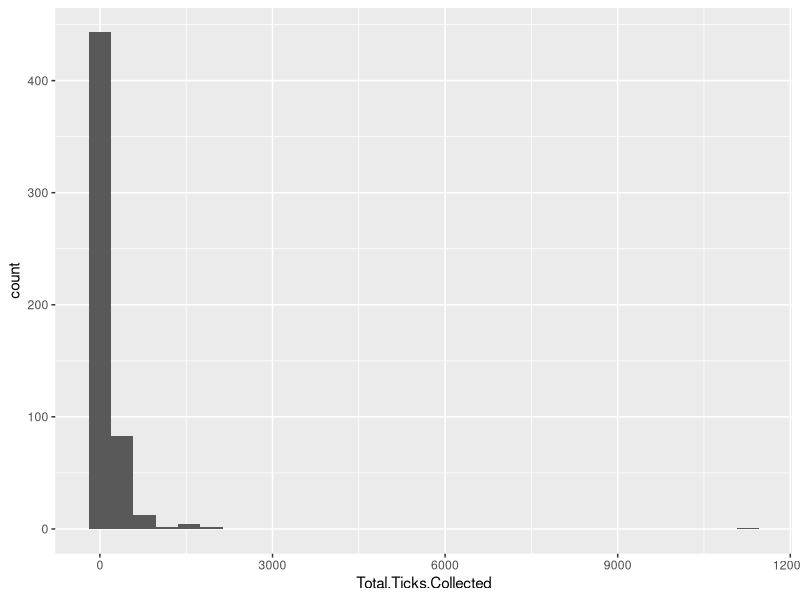
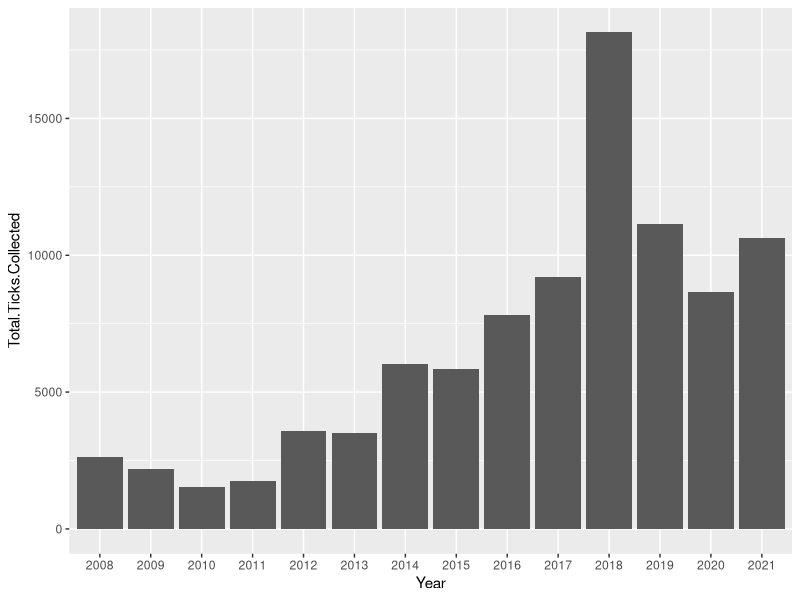
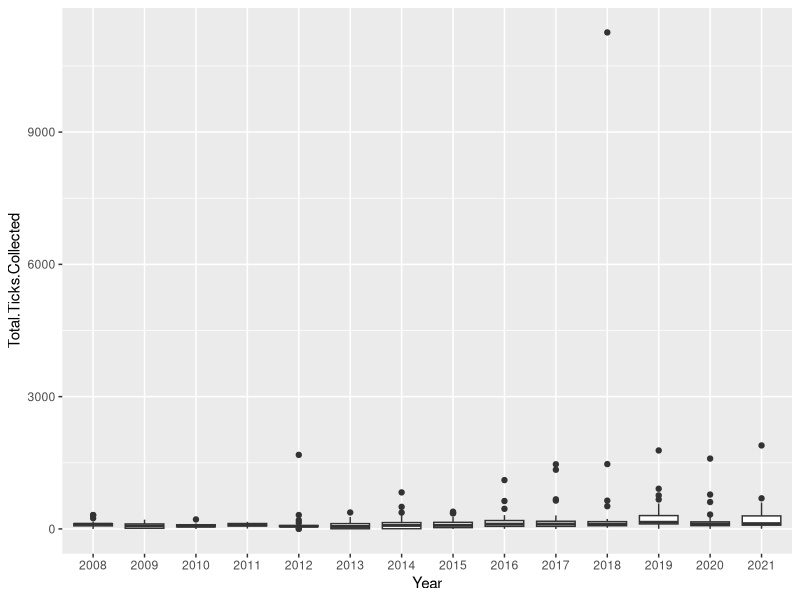
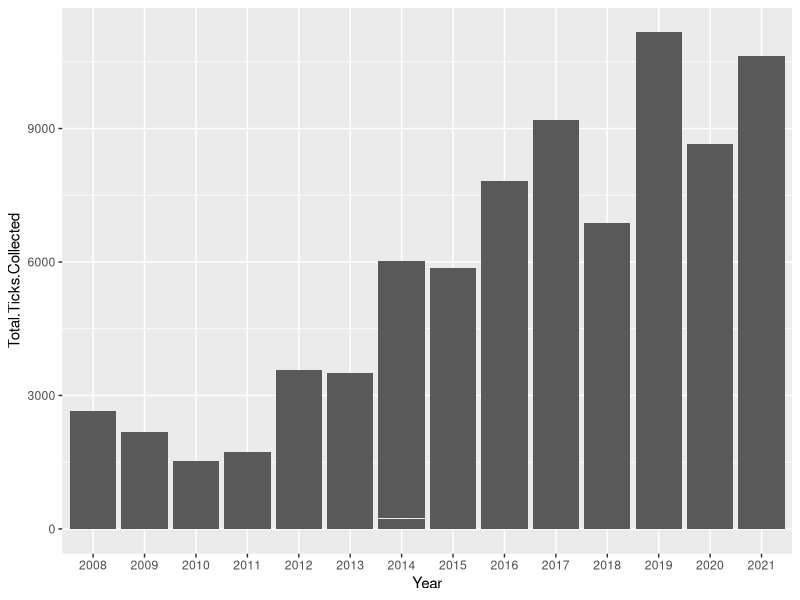
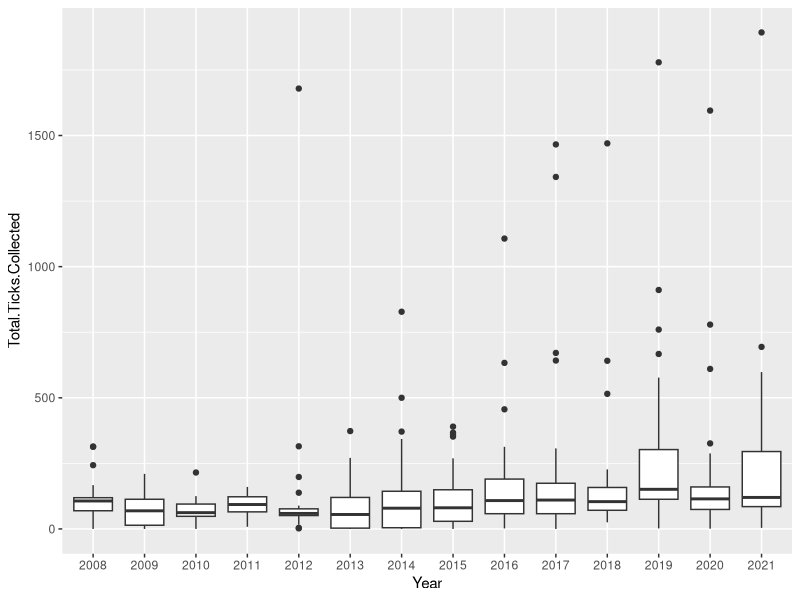
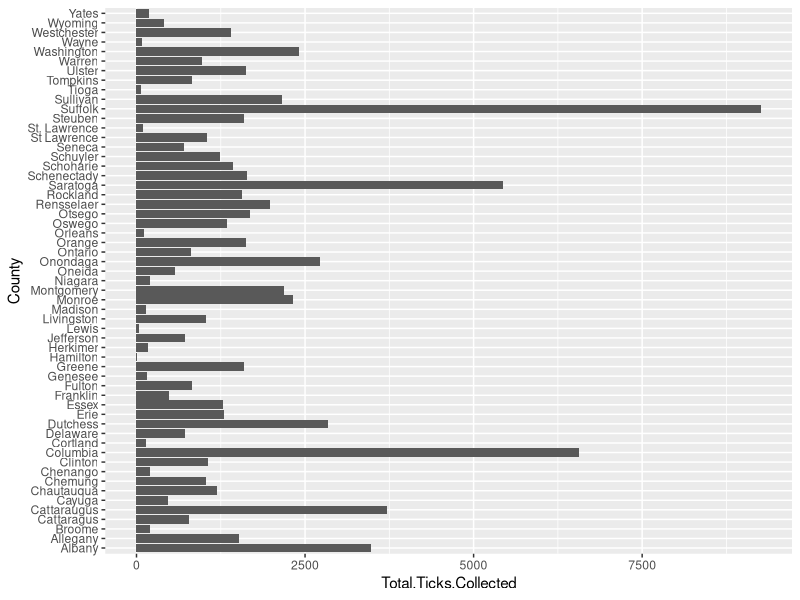
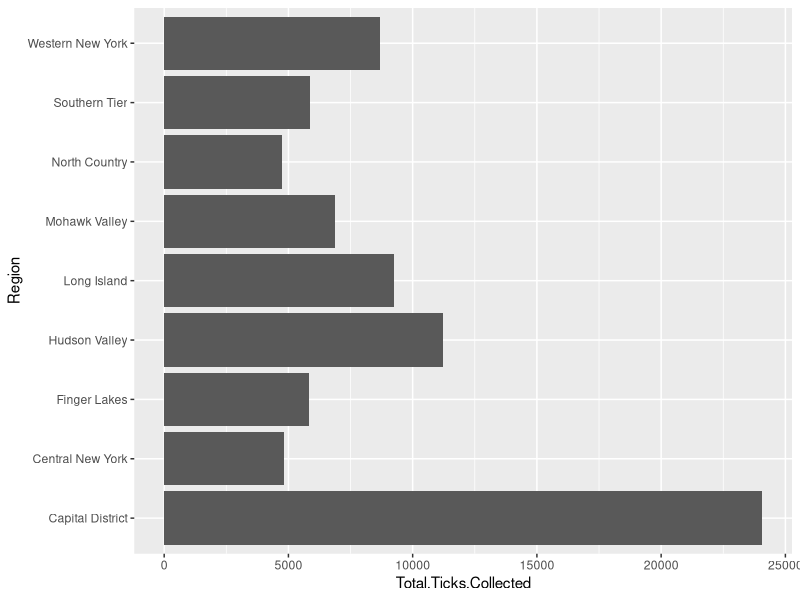
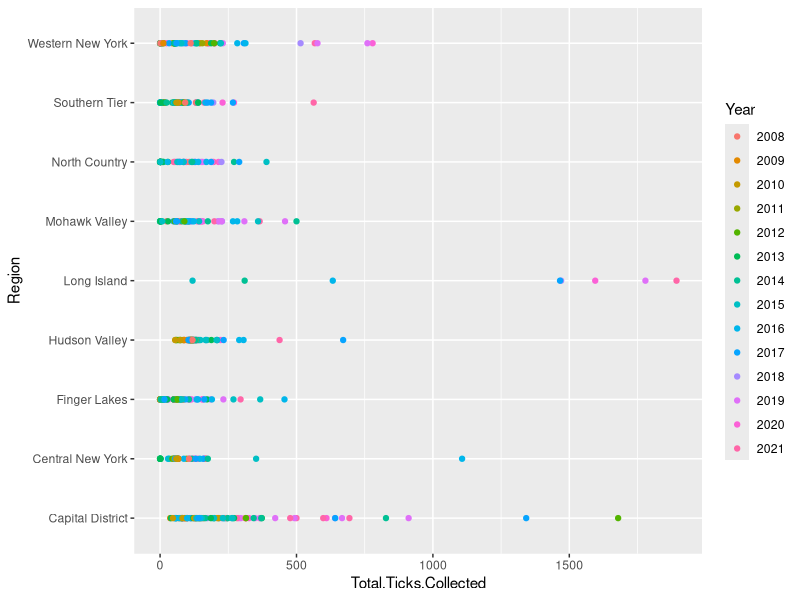

The R script that drew these images, in order:
## ---- chunk 1
knitr::opts_chunk$set(echo = TRUE)
## ---- chunk 2
rm(list = ls())
library(tidyverse)
library(here)
tick_adult <- read.csv(here("Data", "Deer_Tick_Surveillance__Adults__Oct_to_Dec__excluding_Powassan_virus__Beginning_2008.csv"))
tick_nymph <- read.csv(here("Data", "Deer_Tick_Surveillance__Nymphs__May_to_Sept__excluding_Powassan_virus__Beginning_2008.csv"))
## ---- chunk 3
tick_adult <- tick_adult %>% rename(B.burgdorferi = "B..burgdorferi....",
                                    A.phagocytophilum = "A..phagocytophilum....",
                                    B.microti = "B..microti....",
                                    B.miyamotoi = "B..miyamotoi....")
## ---- chunk 4
tick_adult <- tick_adult %>% mutate(County = as.factor(County), 
                                    Year = as.factor(Year))
tick_nymph <- tick_nymph %>% mutate(County = as.factor(County),
                                    Year = as.factor(Year))
## ---- chunk 5
ggplot(data = tick_adult, aes(x = Total.Ticks.Collected)) +
  geom_histogram()
## ---- chunk 6
tick_adult$Total.Ticks.Collected
## ---- chunk 7
tick_adult %>% filter(Total.Ticks.Collected > 9000)
## ---- chunk 8
summary(tick_adult)
## ---- chunk 9
ggplot(data = tick_adult, aes(x = Year, y = Total.Ticks.Collected)) +
  geom_col()

ggplot(data = tick_adult, aes(x = Year, y = Total.Ticks.Collected)) +
  geom_boxplot()
## ---- chunk 10
tick_adult <- tick_adult %>% filter(Total.Ticks.Collected < 9000)

ggplot(data = tick_adult, aes(x = Year, y = Total.Ticks.Collected)) +
  geom_col()

ggplot(data = tick_adult, aes(x = Year, y = Total.Ticks.Collected)) +
  geom_boxplot()
## ---- chunk 11
ggplot(data = tick_adult, aes(x = County, y = Total.Ticks.Collected)) +
  geom_col() +
  coord_flip()
## ---- chunk 12
tick_adult <- tick_adult %>% mutate(Region = case_when(
  County == "Suffolk" | County == "Nassau" ~ "Long Island",
  
  County == "Brooklyn" | County == "Bronx" | County == "Manhattan" | 
    County == "Staten Island" | County == "Queens" ~ "New York City",
  
  County == "Dutchess" | County == "Orange" | County == "Putnam" |
    County == "Rockland" | County == "Sullivan" | County == "Ulster" |
    County == "Westchester" ~ "Hudson Valley",
  
  County == "Niagara" | County == "Erie" | County == "Chautauqua" |
    County == "Cattaragus" | County == "Cattaraugus" | 
    County == "Allegany" ~ "Western New York",
  
  County == "Orleans" | County == "Genesee" | County == "Wyoming" |
    County == "Monroe" | County == "Livingston" | County == "Wayne" |
    County == "Ontario" | County == "Yates" | County == "Seneca" ~ "Finger Lakes",
  
  County == "Steuben" | County == "Schuyler" | County == "Chemung" | 
    County == "Tompkins" | County == "Tioga" | County == "Chenango" 
  | County == "Broome" | County == "Delaware" ~ "Southern Tier",
  
  County == "Cortland" | County == "Cayuga" | County == "Onondaga" | 
    County == "Oswego" | County == "Madison" ~ "Central New York",
  
  County == "St. Lawrence" | County == "St Lawrence" | County == "Lewis" | 
    County == "Jefferson" | County == "Hamilton" | County == "Essex" | 
    County == "Clinton" | County == "Franklin" ~ "North Country",
  
  County == "Oneida" | County == "Herkimer" | County == "Fulton" | 
    County == "Montgomery" | County == "Otsego" | 
    County == "Schoharie" ~ "Mohawk Valley",
  
  County == "Albany" | County == "Columbia" | County == "Greene" | 
    County == "Warren" | County == "Washington" | County == "Saratoga" | 
    County == "Schenectady" | County == "Rensselaer" ~ "Capital District"
))
## ---- chunk 13
ggplot(data = tick_adult, aes(x = Region, y = Total.Ticks.Collected)) +
  geom_col() +
  coord_flip()
## ---- chunk 14
tick_adult_total <- tick_adult %>% group_by(Region, Year) %>% summarise(total_ticks_collected = sum(Total.Ticks.Collected))
## ---- chunk 15
ggplot(data = tick_adult, aes(x = Region, y = Total.Ticks.Collected)) +
  geom_point(aes(colour = Year)) +
  coord_flip()
## ---- chunk 16
ggplot(data = tick_adult, aes(x = Region, y = B.burgdorferi)) +
  geom_point(aes(alpha = 0.9)) +
  geom_boxplot() +
  coord_flip()
## ---- chunk 17
ggplot(data = tick_adult, aes(x = Region, y = A.phagocytophilum)) +
  geom_point(aes(alpha = 0.9)) +
  geom_boxplot() +
  coord_flip()
## ---- chunk 18
ggplot(data = tick_adult, aes(x = Region, y = B.microti)) +
  geom_point(aes(alpha = 0.9)) +
  geom_boxplot() +
  coord_flip()
## ---- chunk 19
ggplot(data = tick_adult, aes(x = Region, y = B.miyamotoi)) +
  geom_point(aes(alpha = 0.9)) +
  geom_boxplot() +
  coord_flip()
